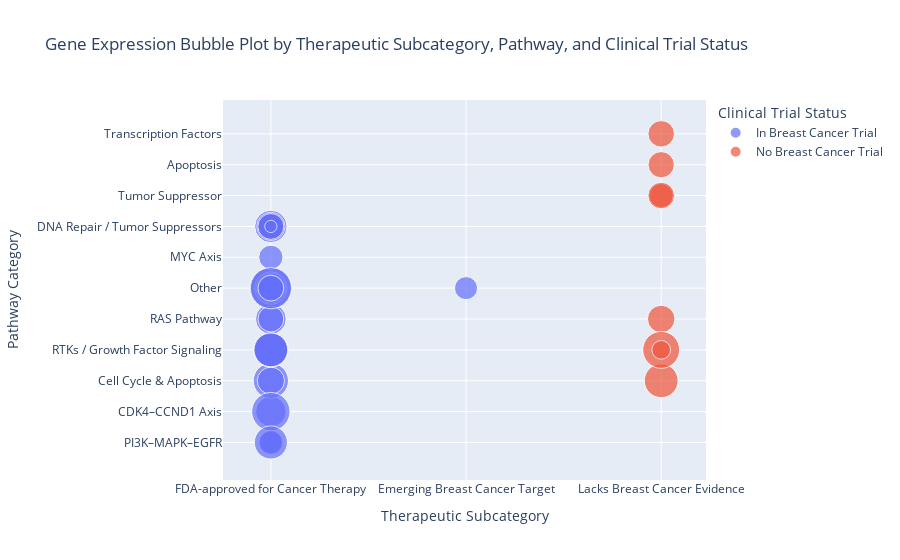

The notebook cell this image was saved under:
### Code cell
# Assuming df_unique is your dataframe with these columns:

# Prepare size and color columns
df_unique['abs_log2_fc'] = df_unique['log2_fc'].abs()

# Create bubble plot
fig = px.scatter(
    df_unique,
    x='Targeting Category',            # categories on x-axis
    y='Pathway Category',                    # pathways on y-axis
    size='abs_log2_fc',                      # bubble size = magnitude of expression change
    color='Clinical_Trial_Status',           # color by trial status
    hover_name='gene',                       # hover shows gene name
    size_max=30,
    title='Gene Expression Bubble Plot by Therapeutic Subcategory, Pathway, and Clinical Trial Status',
    category_orders={
        "Therapeutic Subcategory": [
            "FDA-approved for Cancer Therapy",
            "Emerging Breast Cancer Target",
            "Lacks Breast Cancer Evidence"
        ],
        # You can also specify order for pathways if desired
    }
)

fig.update_layout(
    xaxis_title='Therapeutic Subcategory',
    yaxis_title='Pathway Category',
    legend_title='Clinical Trial Status'
)

fig.show()

### Figure 1 — Plotly figure (JSON) as saved in the notebook; plotly's stock layout.template omitted (floating-point values rounded to 4 significant figures)
{"data": [{"hovertemplate": "<b>%{hovertext}</b><br><br>Clinical_Trial_Status=In Breast Cancer Trial<br>Targeting Category=%{x}<br>Pathway Category=%{y}<br>abs_log2_fc=%{marker.size}<extra></extra>", "hovertext": ["PTEN", "CDK4", "CDKN2A", "FGFR1", "MDM2", "HRAS", "CASP8", "FOXO3", "CCND1", "ERBB2", "KRAS", "AKT1", "MYC", "BRCA1", "TP53", "PIK3CA", "BCL2", "CDK6", "RB1", "NF1", "BRCA2", "ATR", "SMAD4", "CHEK2", "TSC2", "STK11", "MET", "EGFR", "NOTCH1", "ATM", "NTRK2", "FGFR2"], "legendgroup": "In Breast Cancer Trial", "marker": {"color": "#636efa", "size": [1.686, 3.223, 4.279, 4.153, 2.55, 3.246, 1.837, 3.408, 5.077, 6.202, 2.3, 3.675, 2.031, 3.61, 2.156, 2.011, 1.345, 2.243, 1.67, 3.096, 2.76, 1.468, 1.782, 2.327, 2.186, 2.545, 5.795, 3.789, 2.29, 0.5223, 4.086, 3.909], "sizemode": "area", "sizeref": 0.006891, "symbol": "circle"}, "mode": "markers", "name": "In Breast Cancer Trial", "orientation": "v", "showlegend": true, "type": "scatter", "x": ["FDA-approved for Cancer Therapy", "FDA-approved for Cancer Therapy", "FDA-approved for Cancer Therapy", "FDA-approved for Cancer Therapy", "FDA-approved for Cancer Therapy", "FDA-approved for Cancer Therapy", "Emerging Breast Cancer Target", "FDA-approved for Cancer Therapy", "FDA-approved for Cancer Therapy", "FDA-approved for Cancer Therapy", "FDA-approved for Cancer Therapy", "FDA-approved for Cancer Therapy", "FDA-approved for Cancer Therapy", "FDA-approved for Cancer Therapy", "FDA-approved for Cancer Therapy", "FDA-approved for Cancer Therapy", "FDA-approved for Cancer Therapy", "FDA-approved for Cancer Therapy", "FDA-approved for Cancer Therapy", "FDA-approved for Cancer Therapy", "FDA-approved for Cancer Therapy", "FDA-approved for Cancer Therapy", "FDA-approved for Cancer Therapy", "FDA-approved for Cancer Therapy", "FDA-approved for Cancer Therapy", "FDA-approved for Cancer Therapy", "FDA-approved for Cancer Therapy", "FDA-approved for Cancer Therapy", "FDA-approved for Cancer Therapy", "FDA-approved for Cancer Therapy", "FDA-approved for Cancer Therapy", "FDA-approved for Cancer Therapy"], "xaxis": "x", "y": ["PI3K–MAPK–EGFR", "CDK4–CCND1 Axis", "Cell Cycle & Apoptosis", "RTKs / Growth Factor Signaling", "Cell Cycle & Apoptosis", "RAS Pathway", "Other", "Other", "CDK4–CCND1 Axis", "Other", "RAS Pathway", "Other", "MYC Axis", "DNA Repair / Tumor Suppressors", "DNA Repair / Tumor Suppressors", "PI3K–MAPK–EGFR", "Other", "Other", "Other", "Other", "DNA Repair / Tumor Suppressors", "Other", "Other", "DNA Repair / Tumor Suppressors", "Other", "Other", "Other", "PI3K–MAPK–EGFR", "Other", "DNA Repair / Tumor Suppressors", "RTKs / Growth Factor Signaling", "RTKs / Growth Factor Signaling"], "yaxis": "y"}, {"hovertemplate": "<b>%{hovertext}</b><br><br>Clinical_Trial_Status=No Breast Cancer Trial<br>Targeting Category=%{x}<br>Pathway Category=%{y}<br>abs_log2_fc=%{marker.size}<extra></extra>", "hovertext": ["CDKN1A", "VHL", "BAX", "NRAS", "NF2", "SRC", "WT1", "NTRK1"], "legendgroup": "No Breast Cancer Trial", "marker": {"color": "#EF553B", "size": [3.952, 1.983, 2.377, 2.609, 2.439, 4.707, 2.424, 1.203], "sizemode": "area", "sizeref": 0.006891, "symbol": "circle"}, "mode": "markers", "name": "No Breast Cancer Trial", "orientation": "v", "showlegend": true, "type": "scatter", "x": ["Lacks Breast Cancer Evidence", "Lacks Breast Cancer Evidence", "Lacks Breast Cancer Evidence", "Lacks Breast Cancer Evidence", "Lacks Breast Cancer Evidence", "Lacks Breast Cancer Evidence", "Lacks Breast Cancer Evidence", "Lacks Breast Cancer Evidence"], "xaxis": "x", "y": ["Cell Cycle & Apoptosis", "Tumor Suppressor", "Apoptosis", "RAS Pathway", "Tumor Suppressor", "RTKs / Growth Factor Signaling", "Transcription Factors", "RTKs / Growth Factor Signaling"], "yaxis": "y"}], "layout": {"legend": {"itemsizing": "constant", "title": {"text": "Clinical Trial Status"}, "tracegroupgap": 0}, "title": {"text": "Gene Expression Bubble Plot by Therapeutic Subcategory, Pathway, and Clinical Trial Status"}, "xaxis": {"anchor": "y", "domain": [0, 1], "title": {"text": "Therapeutic Subcategory"}}, "yaxis": {"anchor": "x", "domain": [0, 1], "title": {"text": "Pathway Category"}}}}
